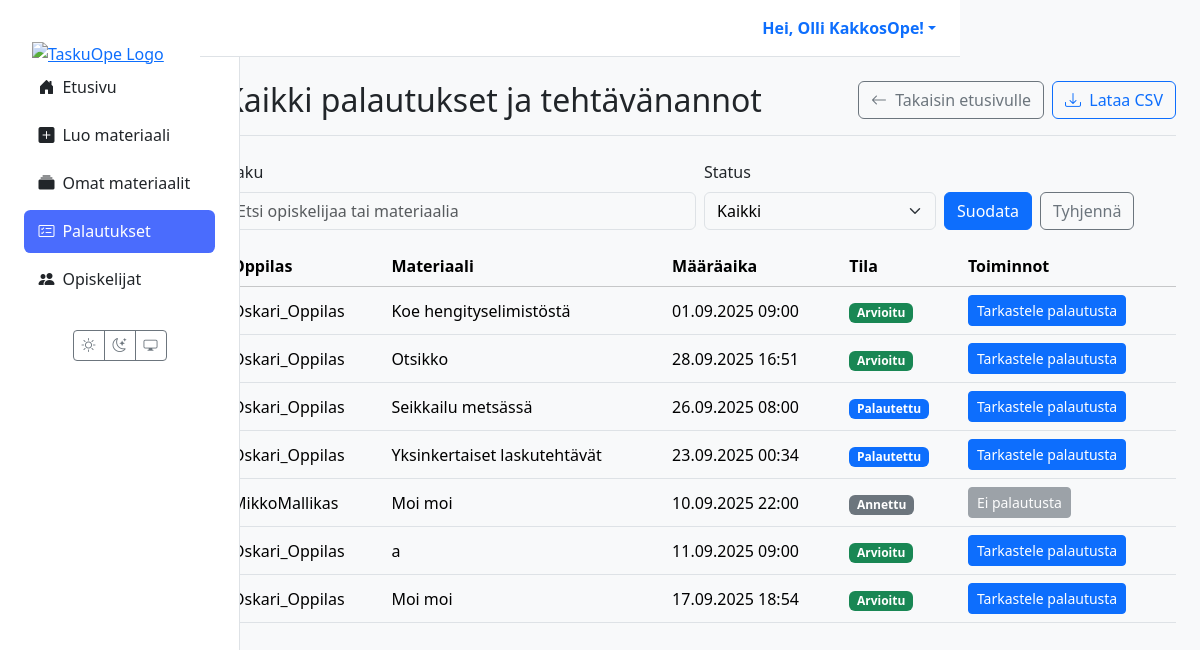
Screenshot of /palautukset/ (signed in) with the database file from the repository.
### users/models.py (models this page shows)
class CustomUser(AbstractUser):
    class Role(models.TextChoices):
        TEACHER = 'TEACHER', 'Teacher'
        STUDENT = 'STUDENT', 'Student'
    role = models.CharField(max_length=50, choices=Role.choices, default=Role.STUDENT)
    grade_class = models.PositiveSmallIntegerField(
        verbose_name="Luokka-aste",
        null=True,  # Salli tyhjä arvo (esim. opettajat)
        blank=True, # Ei pakollinen lomakkeissa
        choices=[(i, f"{i}. luokka") for i in range(1, 10)] # Valinnat 1-9
    )

### materials/models.py (models this page shows, shortened)
class Assignment(models.Model):
    class Status(models.TextChoices):
        ASSIGNED = "ASSIGNED", _("Annettu")
        IN_PROGRESS = "IN_PROGRESS", _("Kesken")
        SUBMITTED = "SUBMITTED", _("Palautettu")
        GRADED = "GRADED", _("Arvioitu")
    id = models.UUIDField(primary_key=True, default=uuid.uuid4, editable=False)
    material = models.ForeignKey(Material, on_delete=models.CASCADE, verbose_name=_("Materiaali"))
    student = models.ForeignKey(
        settings.AUTH_USER_MODEL,
        related_name='assignments',
        on_delete=models.CASCADE,
        limit_choices_to={'role': 'STUDENT'},
        verbose_name=_("Oppilas"),
    )
    assigned_by = models.ForeignKey(
        settings.AUTH_USER_MODEL,
        related_name='assigned_tasks',
        on_delete=models.CASCADE,
        limit_choices_to={'role': 'TEACHER'},
        verbose_name=_("Antanut opettaja"),
    )
    due_at = models.DateTimeField(null=True, blank=True, verbose_name=_("Määräaika"))
    status = models.CharField(max_length=20, choices=Status.choices, default=Status.ASSIGNED, verbose_name=_("Tila"))
    draft_response = models.TextField(blank=True, null=True, verbose_name=_("Luonnosvastaus"))
    created_at = models.DateTimeField(auto_now_add=True, verbose_name=_("Luotu"))
    class Meta:
        constraints = [
            models.UniqueConstraint(fields=['material', 'student'], name='unique_assignment_per_student'),
        ]
        indexes = [
            models.Index(fields=['status']),
            models.Index(fields=['due_at']),
            models.Index(fields=['student']),
            models.Index(fields=['assigned_by']),
        ]
        verbose_name = _("Tehtävänanto")
        verbose_name_plural = _("Tehtävänannot")

class Material(models.Model):
    class MaterialType(models.TextChoices):
        TASK = 'tehtävä', _('Tehtävä')
        LEARNING_MATERIAL = 'oppimateriaali', _('Oppimateriaali')
        TEST = 'testi', _('Testi')
        EXAM = 'koe', _('Koe')
        VIDEO = 'video', _('Video')
        GAME = 'peli', _('Peli')
    class Status(models.TextChoices):
        DRAFT = 'DRAFT', _('Luonnos')
        PENDING_APPROVAL = 'PENDING', _('Odottaa hyväksyntää')
        APPROVED = 'APPROVED', _('Hyväksytty')
        REJECTED = 'REJECTED', _('Hylätty')
    GRADE_CHOICES = [(str(i), f"{i}. luokka") for i in range(1, 10)]
    id = models.UUIDField(primary_key=True, default=uuid.uuid4, editable=False)
    title = models.CharField(max_length=255, verbose_name=_("Otsikko"))
    content = models.TextField(
        verbose_name=_("Sisältö"),
        help_text=_("Raakasisältö, esim. AI:n tuottama teksti.")
    )
    structured_content = models.JSONField(
        null=True,
        blank=True,
        verbose_name=_("Jäsennelty sisältö"),
        help_text=_("Esim. monivalinnat tai tehtävän rakenne JSON-muodossa.")
    )
    material_type = models.CharField(
        max_length=50,
        choices=MaterialType.choices,
        default=MaterialType.TASK,
        verbose_name=_("Materiaalin tyyppi"),
    )
    subject = models.CharField(max_length=100, null=True, blank=True, verbose_name=_("Aine"))
    grade_level = models.CharField(
        max_length=20,
        choices=GRADE_CHOICES,
        null=True,
        blank=True,
        verbose_name=_("Luokka-aste"),
    )
    audience = models.JSONField(
        null=True,
        blank=True,
        verbose_name=_("Kohderyhmä"),
        help_text=_("Esim. {'learning_styles': ['visuaalinen'], 'languages': ['fi']}")
    )
    author = models.ForeignKey(
        settings.AUTH_USER_MODEL,
        related_name='authored_materials',
        on_delete=models.CASCADE,
        limit_choices_to={'role': 'TEACHER'},
        verbose_name=_("Tekijä (opettaja)"),
    )
    prompt = models.ForeignKey(
        Prompt,
        on_delete=models.SET_NULL,
        null=True,
        blank=True,
        verbose_name=_("Kehoite"),
    )
    status = models.CharField(
        max_length=50,
        choices=Status.choices,
        default=Status.DRAFT,
        verbose_name=_("Tila"),
    )
    version = models.IntegerField(default=1, verbose_name=_("Versio"))
    parent = models.ForeignKey(
        'self',
        on_delete=models.SET_NULL,
        null=True,
        blank=True,
        related_name='versions',
        verbose_name=_("Edellinen versio"),
    )
    created_at = models.DateTimeField(auto_now_add=True, verbose_name=_("Luotu"))
    updated_at = models.DateTimeField(auto_now=True, verbose_name=_("Päivitetty"))
    class Meta:
        verbose_name = _("Materiaali")
        verbose_name_plural = _("Materiaalit")

### materials/views.py (the view, shortened to what this page needs)
# urls.py: path("palautukset/", views.view_all_submissions_view, name="view_all_submissions"),
@login_required(login_url='kirjaudu')
def view_all_submissions_view(request):
    if request.user.role != 'TEACHER':
        messages.error(request, "Vain opettajat voivat nähdä tämän sivun.")
        return redirect('dashboard')
    q = (request.GET.get("q") or "").strip()
    st = request.GET.get("status")  # SUBMITTED | GRADED | None
    base = (Assignment.objects
            .filter(assigned_by=request.user)
            .select_related('material', 'student')
            .order_by('-created_at'))
    if st in ("SUBMITTED", "GRADED"):
        base = base.filter(status=st)
    page = Paginator(base, 20).get_page(request.GET.get("page"))
    return render(request, 'assignments/submissions_list.html', {
        'assignments': page,  # paginator page object
        'q': q,
        'status': st or "",
    })

### templates/assignments/submissions_list.html (shortened to what this page needs)
{% extends 'partials/base.html' %}
{% load static %}
{% block content %}
<div class="container-fluid">
<div class="d-flex flex-wrap gap-2 justify-content-between align-items-center mb-4 border-bottom pb-3">
  <h1 class="h2 mb-0">Kaikki palautukset ja tehtävänannot</h1>
  <div class="d-flex gap-2">
    <a href="{% url 'dashboard' %}" class="btn btn-outline-secondary">
      <i class="bi bi-arrow-left me-1"></i> Takaisin etusivulle
    </a>
    <a class="btn btn-outline-primary"
       href="{% url 'export_submissions_csv' %}?q={{ q|urlencode }}&status={{ status|urlencode }}">
       <i class="bi bi-download me-1"></i> Lataa CSV
    </a>
  </div>
</div>
  <form class="row g-2 align-items-end mb-3" method="get" action=".">
    <div class="col-12 col-md-6">
      <label class="form-label">Haku</label>
      <input class="form-control" type="search" name="q" value="{{ q }}" placeholder="Etsi opiskelijaa tai materiaalia">
    </div>
    <div class="col-12 col-md-3">
      <label class="form-label">Status</label>
      <select class="form-select" name="status">
        <option value="" {% if not status %}selected{% endif %}>Kaikki</option>
      </select>
    </div>
    <div class="col-12 col-md-3 d-flex gap-2">
      <button class="btn btn-primary" type="submit">Suodata</button>
      <a class="btn btn-outline-secondary" href=".">Tyhjennä</a>
    </div>
  </form>
  <section class="assignments-list">
    <div class="table-responsive">
      <table class="table table-hover align-middle">
        <thead class="table-light">
          <tr>
            <th scope="col">Oppilas</th>
            <th scope="col">Materiaali</th>
            <th scope="col">Määräaika</th>
            <th scope="col">Tila</th>
            <th scope="col">Toiminnot</th>
          </tr>
        </thead>
        <tbody>
          {% for assignment in assignments %}
          <tr>
            <td>{{ assignment.student.get_full_name|default:assignment.student.username }}</td>
            <td>{{ assignment.material.title }}</td>
            <td>{{ assignment.due_at|date:"d.m.Y H:i"|default:"-" }}</td>
            <td>
              <span class="badge
                {% if assignment.status == 'GRADED' %}bg-success
                {% elif assignment.status == 'SUBMITTED' %}bg-primary
                {% elif assignment.status == 'IN_PROGRESS' %}bg-warning text-dark
                {% else %}bg-secondary{% endif %}">
                {{ assignment.get_status_display }}
              </span>
            </td>
            <td>
              {% with sub=assignment.submissions.last %}
                {% if sub %}
                  <a class="btn btn-sm btn-primary" href="{% url 'grade_submission' submission_id=sub.id %}">
                    Tarkastele palautusta
                  </a>
                {% else %}
                  <button class="btn btn-sm btn-secondary" disabled>Ei palautusta</button>
                {% endif %}
              {% endwith %}
            </td>
          </tr>
          {% empty %}
          <tr>
            <td colspan="5" class="text-center">
              <div class="alert alert-secondary mb-0">Yhtään tehtävää ei ole vielä annettu.</div>
            </td>
          </tr>
          {% endfor %}
        </tbody>
      </table>
    </div>
  </section>
</div>
{% endblock %}

### templates/partials/base.html (shortened to what this page needs)
{% load static %}
<!DOCTYPE html>
<html lang="fi" data-bs-theme="light">
<head>
  <link href="https://cdn.jsdelivr.net/npm/bootstrap@5.3.2/dist/css/bootstrap.min.css" rel="stylesheet">
  <link rel="stylesheet" href="https://cdn.jsdelivr.net/npm/bootstrap-icons@1.11.3/font/bootstrap-icons.min.css">
  <link rel="stylesheet" href="{% static 'css/style.css' %}">
</head>
<body>
  <div class="container-fluid">
    <div class="row g-0">
      <aside class="col-lg-2 d-none d-lg-flex sidebar position-fixed flex-column h-100">
        <div class="flex-column w-100">
          <a href="{% url 'dashboard' %}" class="px-3 pt-3 d-block">
            <img src="{% static 'images/logo1.png' %}" alt="TaskuOpe Logo" class="img-fluid">
          </a>
          {% with nm=request.resolver_match.url_name %}
          <nav class="nav nav-pills flex-column mb-4 px-2">
            <a href="{% url 'dashboard' %}" class="nav-link {% if nm == 'dashboard' %}active{% endif %}">
              <i class="bi bi-house-door-fill me-2"></i>Etusivu
            </a>
            {% if request.user.is_authenticated and request.user.role == 'STUDENT' %}
              <a href="{% url 'student_assignments' %}" class="nav-link {% if nm == 'student_assignments' %}active{% endif %}">
                <i class="bi bi-list-check me-2"></i>Omat tehtävät
              </a>
              <a href="{% url 'student_grades' %}" class="nav-link {% if nm == 'student_grades' %}active{% endif %}">
                <i class="bi bi-award me-2"></i>Palautukset & arvioinnit
              </a>
            {% elif request.user.is_authenticated and request.user.role == 'TEACHER' %}
              <a href="{% url 'create_material' %}" class="nav-link {% if nm == 'create_material' %}active{% endif %}">
                <i class="bi bi-plus-square-fill me-2"></i>Luo materiaali
              </a>
              <a href="{% url 'material_list' %}" class="nav-link {% if nm == 'material_list' %}active{% endif %}">
                <i class="bi bi-collection-fill me-2"></i>Omat materiaalit
              </a>
              <a href="{% url 'view_all_submissions' %}" class="nav-link {% if nm == 'view_all_submissions' %}active{% endif %}">
                <i class="bi bi-card-checklist me-2"></i>Palautukset
              </a>
                  <a href="{% url 'teacher_student_list' %}" class="nav-link {% if nm == 'teacher_student_list' %}active{% endif %}">
                    <i class="bi bi-people-fill me-2"></i>Opiskelijat
                  </a>
                  {% endif %}
              </nav>
          {% endwith %}
          <div class="mt-auto text-center pb-3">
            <div class="btn-group">
              <button id="theme-light" class="btn btn-outline-secondary btn-sm" aria-label="Vaalea teema"><i class="bi bi-sun"></i></button>
              <button id="theme-dark" class="btn btn-outline-secondary btn-sm" aria-label="Tumma teema"><i class="bi bi-moon-stars"></i></button>
              <button id="theme-system" class="btn btn-outline-secondary btn-sm" aria-label="Järjestelmän teema"><i class="bi bi-display"></i></button>
            </div>
          </div>
        </div>
      </aside>
      <main class="col-lg-10 ms-auto main-content">
        <header class="main-header d-none d-lg-flex justify-content-end align-items-center px-4 py-3">
          <div class="dropdown">
            <a href="#" class="d-flex align-items-center text-decoration-none dropdown-toggle" data-bs-toggle="dropdown">
              <strong>Hei, {{ user.get_full_name|default:user.username }}!</strong>
            </a>
          </div>
        </header>
        <div class="p-4 page-content-wrapper">
          {% block content %}{% endblock %}
        </div>
      </main>
    </div>
  </div>
</body>
</html>

### TaskuOpe/static/css/style.css (style rules this page uses)
[data-bs-theme="light"] { --bg-color: #f8f9fa; --card-bg-color: #ffffff; --text-color: #212529; --border-color: #dee2e6; --bs-body-bg: var(--bg-color); --bs-body-color: var(--text-color); --bs-border-color: var(--border-color); --bs-card-bg: var(--card-bg-color); }
.sidebar { background-color: var(--card-bg-color); border-right: 1px solid var(--border-color); min-height: 100vh; width: 240px; padding: 1.5rem 1rem; display: flex; flex-direction: column; }
.sidebar .nav-link { color: var(--text-color); font-weight: 500; padding: 0.6rem 0.9rem; border-radius: 0.4rem; margin-bottom: 0.3rem; transition: background 0.2s; }
.sidebar .nav-link.active { background-color: #4a6cfd; color: #fff; }
.main-header { background-color: var(--card-bg-color); color: var(--text-color); border-bottom: 1px solid var(--border-color); padding: 0.75rem 1.5rem; }
@media (min-width: 992px) { .row > .sidebar { width: 240px; } }
@media (min-width: 992px) { main.main-content { margin-left: 240px; padding-left: 0; } }
[data-bs-theme="light"] .form-select, [data-bs-theme="light"] .form-control { color: #000; }
:root { --sidebar-w: 240px; }
@media (min-width: 992px) { .container-fluid { padding-left: 0; padding-right: 0; } }
@media (min-width: 992px) { .sidebar { top: 0; left: 0; width: var(--sidebar-w); } }
@media (min-width: 992px) { main.main-content { margin-left: var(--sidebar-w); } }
@media (min-width: 992px) { .main-header { position: sticky; top: 0; z-index: 1030; width: calc(100% - var(--sidebar-w)); } }
.main-content .page-content-wrapper { padding-top: 60px; }
@media (min-width: 992px) { .sidebar { position: fixed; top: 0; left: 0; width: 240px; height: 100vh; } }
@media (min-width: 992px) { .main-content { margin-left: 240px; } }
@media (min-width: 992px) { .main-content .page-content-wrapper { padding-top: 0; } }

### rows the page displays
CustomUser: get_full_name "Olli KakkosOpe"
Assignment: student.get_full_name "Oskari_Oppilas", material "Koe hengityselimistöstä", due_at "01.09.2025 09:00", status "Arvioitu", shows "Tarkastele palautusta"
Assignment: student.get_full_name "Oskari_Oppilas", material "Otsikko", due_at "28.09.2025 16:51", status "Arvioitu", shows "Tarkastele palautusta"
Assignment: student.get_full_name "Oskari_Oppilas", material "Seikkailu metsässä", due_at "26.09.2025 08:00", status "Palautettu", shows "Tarkastele palautusta"
Assignment: student.get_full_name "Oskari_Oppilas", material "Yksinkertaiset laskutehtävät", due_at "23.09.2025 00:34", status "Palautettu", shows "Tarkastele palautusta"
Assignment: student.get_full_name "MikkoMallikas", material "Moi moi", due_at "10.09.2025 22:00", status "Annettu", shows "Ei palautusta"
Assignment: student.get_full_name "Oskari_Oppilas", material "a", due_at "11.09.2025 09:00", status "Arvioitu", shows "Tarkastele palautusta"
Assignment: student.get_full_name "Oskari_Oppilas", material "Moi moi", due_at "17.09.2025 18:54", status "Arvioitu", shows "Tarkastele palautusta"
